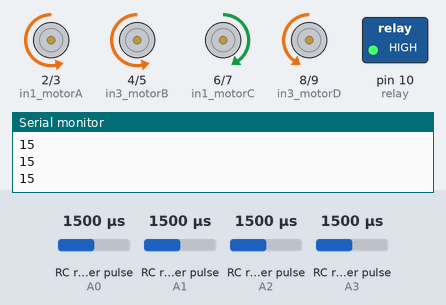
Recording of a sketch running on a simulated Arduino Uno, built with avr-gcc and run on an emulated ATmega328P. Parts: motor-driver pin pairs drawn as motors (green arrow = first pin HIGH = forward, orange = second pin HIGH = backward, longer = more drive), switched loads named in the sketch (green lamp = pin HIGH), the last lines printed to the serial monitor. Wiring (inferred from the names in the program): 4 × RC receiver channel: data A0 / data A1 / data A2 / data A3. The inputs (shaded band) are chosen by the test bench; at power-on: RC receiver pulse (sensors on A1, A2, A3, A0) 1500 µs.

Above: at 1.2 s.
1.3 s: RC receiver pulse (sensor on A1) set to 1413 µs
2.8 s: RC receiver pulse (sensor on A1) set to 1389 µs
At 3.2 s:
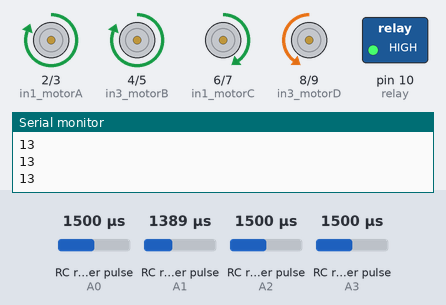
4.3 s: RC receiver pulse (sensor on A2) set to 1481 µs
At 5.5 s:
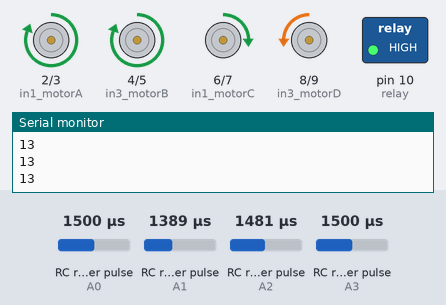
5.8 s: RC receiver pulse (sensor on A3) set to 1781 µs
7.3 s: RC receiver pulse (sensor on A3) set to 1806 µs
At 7.9 s:
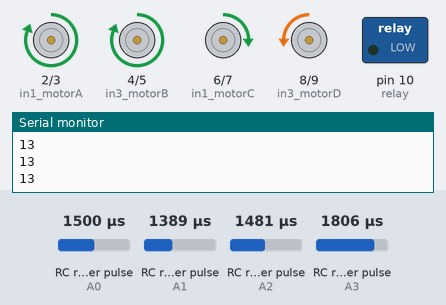
8.8 s: RC receiver pulse (sensor on A2) set to 1500 µs
At 10.2 s:
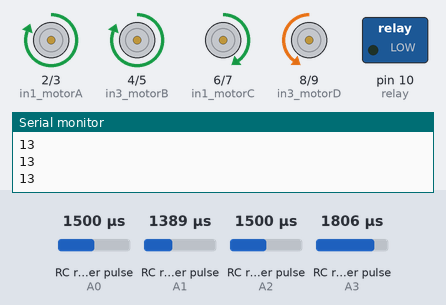
Timing chart, 0 to 11.3 s (numbered marks = the images above; inputs shaded):
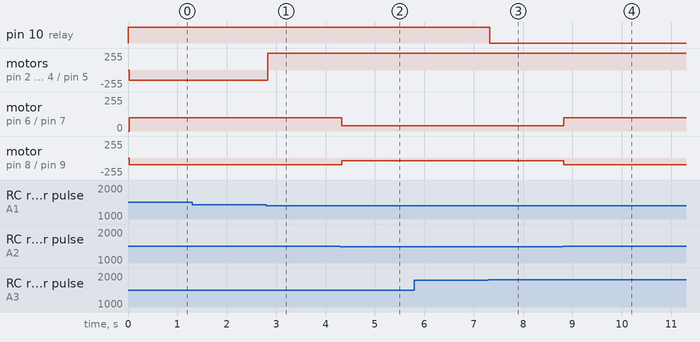

The sketch:

underwater_v2.ino
```cpp
int ch1 = A0;
int ch2 = A1;
int ch3 = A2;
int ch4 = A3;
int ch5 = A4;
int ch6 = A5;
int in1_motorA = 2;
int in2_motorA = 3;
int in3_motorB = 4;
int in4_motorB = 5;
int in1_motorC = 6;
int in2_motorC = 7;
int in3_motorD = 8;
int in4_motorD = 9;
int relay = 10;
int nilai_ch1 = 0;
int nilai_ch2 = 0;
int nilai_ch3 = 0;
int nilai_ch4 = 0;

void setup() {
Serial.begin(9600);
pinMode(ch1, INPUT);
pinMode(ch2, INPUT);
pinMode(ch3, INPUT);
pinMode(ch4, INPUT);
pinMode(ch5, INPUT);
pinMode(ch6, INPUT);
pinMode(in1_motorA, OUTPUT);
pinMode(in2_motorA, OUTPUT);
pinMode(in3_motorB, OUTPUT);
pinMode(in4_motorB, OUTPUT);
pinMode(in1_motorC, OUTPUT);
pinMode(in2_motorC, OUTPUT);
pinMode(in3_motorD, OUTPUT);
pinMode(in4_motorD, OUTPUT);
pinMode(relay, OUTPUT);
digitalWrite(relay, HIGH);
}

void loop() {

nilai_ch1 = pulseIn(ch1, HIGH)/100;
nilai_ch2 = pulseIn(ch2, HIGH)/100;
nilai_ch3 = pulseIn(ch3, HIGH)/100;
nilai_ch4 = pulseIn(ch4, HIGH)/100;
Serial.println(nilai_ch2);

if(nilai_ch1 == 0 && nilai_ch2 == 0 && nilai_ch3 == 0 && nilai_ch4 == 0){
  digitalWrite(in1_motorA, LOW);
  analogWrite(in2_motorA, 0);
  digitalWrite(in3_motorB, LOW);
  analogWrite(in4_motorB, 0);
  digitalWrite(in1_motorC, LOW);
  analogWrite(in2_motorC, 0);
  digitalWrite(in3_motorD, LOW);
  analogWrite(in4_motorD, 0);
  digitalWrite(relay, HIGH);
}
if(nilai_ch1 == 14){
  digitalWrite(in1_motorA, HIGH);
  analogWrite(in2_motorA, 255);
  digitalWrite(in3_motorB, HIGH);
  analogWrite(in4_motorB, 255);
}
if(nilai_ch2 == 14){
  digitalWrite(in1_motorC, LOW);
  analogWrite(in2_motorC, 0);
  digitalWrite(in3_motorD, LOW);
  analogWrite(in4_motorD, 0);
}
if(nilai_ch1 >=16 && nilai_ch1 <=18){
  digitalWrite(in1_motorA, LOW);
  analogWrite(in2_motorA, 0);
  digitalWrite(in3_motorB, LOW);
  analogWrite(in4_motorB, 100);
}
if(nilai_ch1 >=19){
  digitalWrite(in1_motorA, LOW);
  analogWrite(in2_motorA, 0);
  digitalWrite(in3_motorB, LOW);
  analogWrite(in4_motorB, 255);
}
if(nilai_ch1 >=11 && nilai_ch1 <= 13){
  digitalWrite(in1_motorA, LOW);
  analogWrite(in2_motorA, 100);
  digitalWrite(in3_motorB, LOW);
  analogWrite(in4_motorB, 0);
}
if(nilai_ch1 <=10 && nilai_ch1 >= 9){
  digitalWrite(in1_motorA, LOW);
  analogWrite(in2_motorA, 200);
  digitalWrite(in3_motorB, LOW);
  analogWrite(in4_motorB, 0);
}
if(nilai_ch2 >=15 && nilai_ch2 <= 18){
  digitalWrite(in1_motorA, LOW);
  analogWrite(in2_motorA, 150);
  digitalWrite(in3_motorB, LOW);
  analogWrite(in4_motorB, 150);
}
if(nilai_ch2 >=19){
  digitalWrite(in1_motorA, LOW);
  analogWrite(in2_motorA, 255);
  digitalWrite(in3_motorB, LOW);
  analogWrite(in4_motorB, 255);
}
if(nilai_ch2 <=13 && nilai_ch2 >=8){
  digitalWrite(in1_motorA, HIGH);
  digitalWrite(in2_motorA, LOW);
  digitalWrite(in3_motorB, HIGH);
  digitalWrite(in4_motorB, LOW);
}
if(nilai_ch3 >= 12 && nilai_ch3<=14){
  analogWrite(in1_motorC, 40);
  digitalWrite(in2_motorC, LOW);
  digitalWrite(in3_motorD, LOW);
  analogWrite(in4_motorD, 40);
}
if (nilai_ch3 >=15){
  analogWrite(in1_motorC, 100);
  digitalWrite(in2_motorC, LOW);
  digitalWrite(in3_motorD, LOW);
  analogWrite(in4_motorD, 100);
}
if (nilai_ch4>=18){
  digitalWrite(relay, LOW);
}
if (nilai_ch4<=10){
  digitalWrite(relay, HIGH);
}
}
```

Measured:
- the behaviour switches between 1399 and 1398 µs on RC receiver pulse (sensor on A1) (found by bisection; images 0 and 1)
- the behaviour switches between 1499 and 1498 µs on RC receiver pulse (sensor on A2) (found by bisection; images 1 and 2)
- the behaviour switches between 1798 and 1799 µs on RC receiver pulse (sensor on A3) (found by bisection; images 2 and 3)
- after the input at 2.8 s, motor on pin 2 (in1_motorA) / pin 3 (in2_motorA), motor on pin 4 (in3_motorB) / pin 5 (in4_motorB): backward 150/255 → forward 255/255 at once
- after the input at 4.3 s, motor on pin 6 (in1_motorC) / pin 7 (in2_motorC): forward 100/255 → forward 40/255 at once; motor on pin 8 (in3_motorD) / pin 9 (in4_motorD): backward 100/255 → backward 40/255 at once
- after the input at 7.3 s, pin 10 (relay): HIGH → LOW at once
- after the input at 8.8 s, motor on pin 6 (in1_motorC) / pin 7 (in2_motorC): forward 40/255 → forward 100/255 at once; motor on pin 8 (in3_motorD) / pin 9 (in4_motorD): backward 40/255 → backward 100/255 at once
